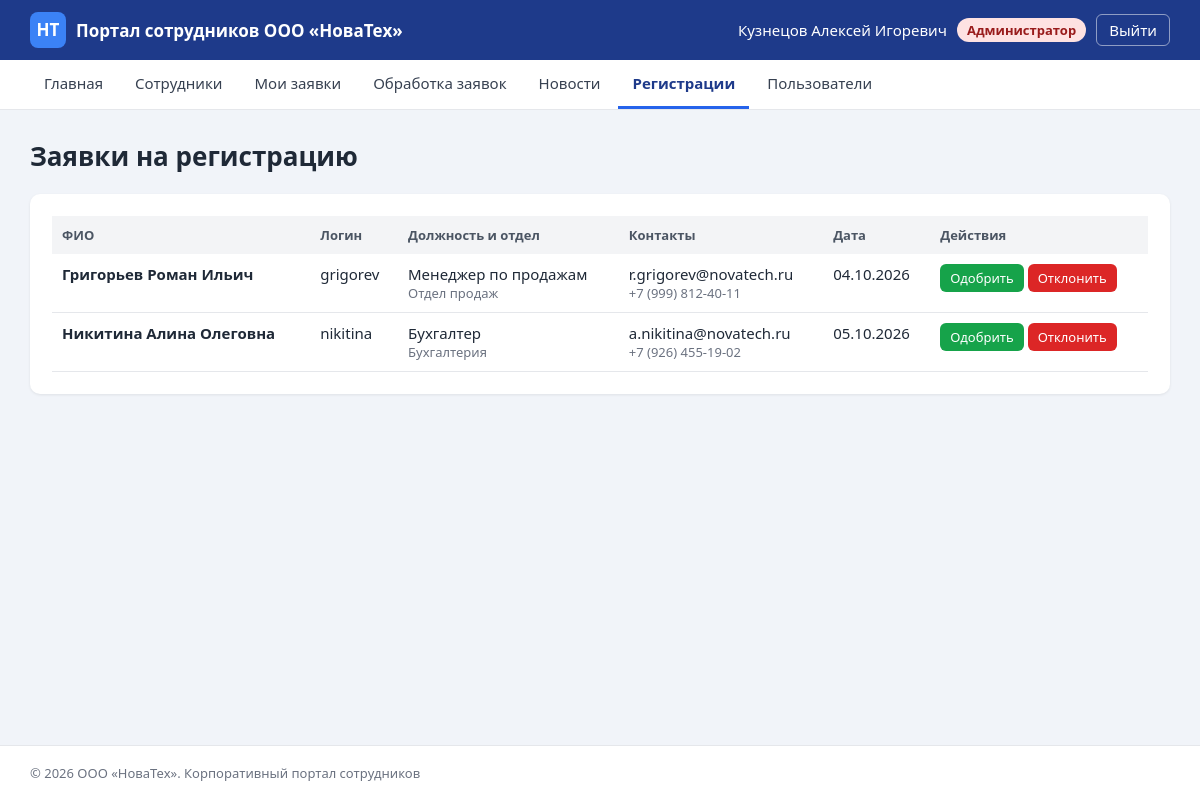
/admin/registrations.php (signed in), run on the app's committed database.
### tables this page shows
CREATE TABLE users (
    id INT AUTO_INCREMENT PRIMARY KEY,
    login VARCHAR(50) NOT NULL UNIQUE,
    password VARCHAR(255) NOT NULL,
    full_name VARCHAR(150) NOT NULL,
    position VARCHAR(100),
    department VARCHAR(100),
    email VARCHAR(100),
    phone VARCHAR(30),
    role ENUM('admin', 'manager', 'employee') NOT NULL DEFAULT 'employee',
    is_approved TINYINT(1) NOT NULL DEFAULT 0,
    created_at TIMESTAMP DEFAULT CURRENT_TIMESTAMP
);

### includes/functions.php (called while the page is built, shortened)
<?php
function e($text)
{
    return htmlspecialchars($text ?? '', ENT_QUOTES, 'UTF-8');
}
function format_date($date)
{
    return $date ? date('d.m.Y', strtotime($date)) : '—';
}

### admin/registrations.php (the view, shortened to what this page needs)
<?php
require '../includes/config.php';
require '../includes/functions.php';
$users = $pdo->query('SELECT * FROM users WHERE is_approved = 0 ORDER BY created_at')->fetchAll();
include '../includes/header.php';
?>
<h1>Заявки на регистрацию</h1>
<div class="card">
    <?php if (count($users) == 0): ?>
        <p class="muted">Новых заявок на регистрацию нет.</p>
    <?php else: ?>
        <table>
            <tr>
                <th>ФИО</th>
                <th>Логин</th>
                <th>Должность и отдел</th>
                <th>Контакты</th>
                <th>Дата</th>
                <th>Действия</th>
            </tr>
            <?php foreach ($users as $u): ?>
                <tr>
                    <td><b><?= e($u['full_name']) ?></b></td>
                    <td><?= e($u['login']) ?></td>
                    <td><?= e($u['position']) ?><div class="muted small"><?= e($u['department']) ?></div></td>
                    <td><?= e($u['email']) ?><div class="muted small"><?= e($u['phone']) ?></div></td>
                    <td><?= format_date($u['created_at']) ?></td>
                    <td class="nowrap">
                        <form method="post" class="inline">
                            <button name="action" value="approve" class="btn btn-small btn-green">Одобрить</button>
                            <button name="action" value="reject" class="btn btn-small btn-red" onclick="return confirm('Отклонить заявку?')">Отклонить</button>
                        </form>
                    </td>
                </tr>
            <?php endforeach; ?>
        </table>
    <?php endif; ?>
</div>
<?php include '../includes/footer.php'; ?>

### style/style.css (style rules this page uses)
* { box-sizing: border-box; }
html { height: 100%; }
body { min-height: 100vh; display: flex; flex-direction: column; margin: 0; font-family: "Segoe UI", Arial, sans-serif; font-size: 15px; color: #1f2937; background: #f1f4f9; }
h1 { font-size: 26px; margin: 0 0 20px; }
.muted { color: #6b7280; }
.small { font-size: 13px; }
.nowrap { white-space: nowrap; }
.card { background: #fff; border-radius: 10px; padding: 22px; margin-bottom: 20px; box-shadow: 0 1px 3px rgba(0, 0, 0, 0.08); }
table { width: 100%; border-collapse: collapse; }
th { text-align: left; background: #f3f4f6; color: #4b5563; font-size: 13px; padding: 10px; }
td { padding: 10px; border-bottom: 1px solid #e5e7eb; vertical-align: top; }
form .btn { margin-top: 18px; }
form.inline { display: inline; }
form.inline .btn { margin-top: 0; }
.btn { display: inline-block; padding: 9px 18px; border: none; border-radius: 6px; background: #2563eb; color: #fff; font-size: 15px; font-family: inherit; cursor: pointer; }
.btn-green { background: #16a34a; }
.btn-red { background: #dc2626; }
.btn-small { padding: 5px 10px; font-size: 13px; }

### data on the page
users: full_name "Григорьев Роман Ильич", login "grigorev", position "Менеджер по продажам", department "Отдел продаж", email "r.grigorev@novatech.ru", phone "+7 (999) 812-40-11", created_at "04.10.2026"
users: full_name "Никитина Алина Олеговна", login "nikitina", position "Бухгалтер", department "Бухгалтерия", email "a.nikitina@novatech.ru", phone "+7 (926) 455-19-02", created_at "05.10.2026"

### other printed values
$_SESSION['full_name'] "Кузнецов Алексей Игоревич"
$role_names[$_SESSION['role']] "Администратор"
$title "Главная Сотрудники Мои заявки Обработка заявок Новости Регистрации Пользователи"
